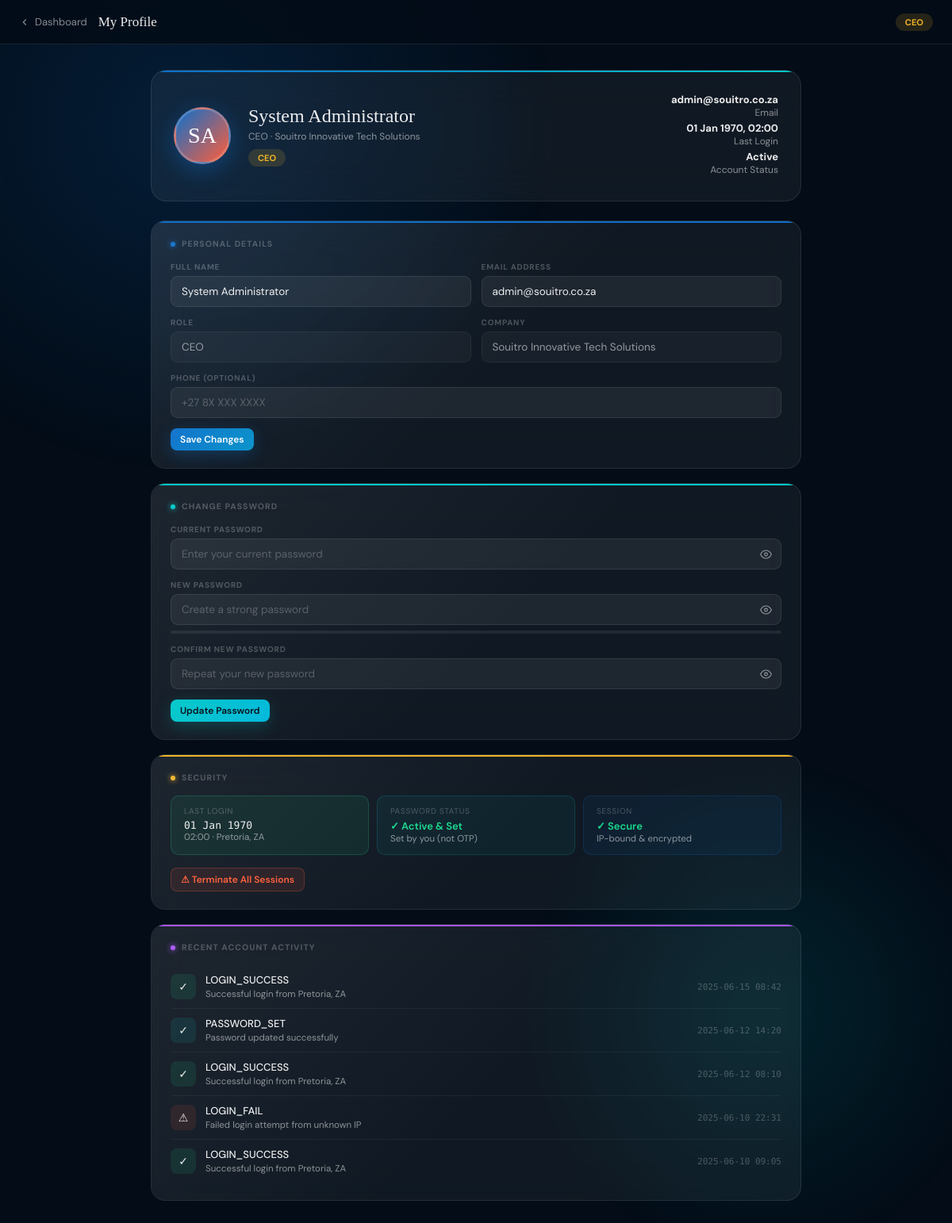
The app's page /profile.php (signed in) with its own data.
### tables this page shows
CREATE TABLE users (
    id               INT UNSIGNED     NOT NULL AUTO_INCREMENT,
    company_id       INT UNSIGNED     NOT NULL,
    name             VARCHAR(120)     NOT NULL,
    email            VARCHAR(180)     NOT NULL,
    password_hash    VARCHAR(255)     NOT NULL,     
    role             ENUM('CEO','Manager','Employee') NOT NULL DEFAULT 'Employee',
    avatar_url       VARCHAR(500)     DEFAULT NULL,
    is_active        TINYINT(1)       NOT NULL DEFAULT 1,
    last_login       TIMESTAMP        DEFAULT NULL,
    created_at       TIMESTAMP        NOT NULL DEFAULT CURRENT_TIMESTAMP,
    updated_at       TIMESTAMP        NOT NULL DEFAULT CURRENT_TIMESTAMP
                                      ON UPDATE CURRENT_TIMESTAMP,
    PRIMARY KEY (id),
    UNIQUE KEY uq_email_company (email, company_id),
    KEY fk_users_company (company_id),
    CONSTRAINT fk_users_company
        FOREIGN KEY (company_id) REFERENCES companies (id)
        ON DELETE CASCADE ON UPDATE CASCADE
);

CREATE TABLE companies (
    id               INT UNSIGNED     NOT NULL AUTO_INCREMENT,
    company_name     VARCHAR(120)     NOT NULL,
    logo_url         VARCHAR(500)     DEFAULT NULL,
    primary_color    VARCHAR(7)       NOT NULL DEFAULT '#0e6fcb',    
    secondary_color  VARCHAR(7)       NOT NULL DEFAULT '#00c8c8',
    accent_color     VARCHAR(7)       NOT NULL DEFAULT '#ff5e3a',
    domain           VARCHAR(120)     DEFAULT NULL,   
    is_active        TINYINT(1)       NOT NULL DEFAULT 1,
    created_at       TIMESTAMP        NOT NULL DEFAULT CURRENT_TIMESTAMP,
    updated_at       TIMESTAMP        NOT NULL DEFAULT CURRENT_TIMESTAMP
                                      ON UPDATE CURRENT_TIMESTAMP,
    PRIMARY KEY (id),
    UNIQUE KEY uq_company_name (company_name)
);

### profile.php (the view, shortened to what this page needs)
<?php
$current_user_id    = (int)$_SESSION['user_id'];
$current_company_id = (int)$_SESSION['company_id'];
$current_user_role  = $_SESSION['user_role'] ?? 'Employee';
$host    = '127.0.0.1';
$db      = 'souitro_db';
$dbuser  = 'root';
$dbpass  = '';
$charset = 'utf8mb4';
try {
    $pdo = new PDO(
        "mysql:host=$host;dbname=$db;charset=$charset",
        $dbuser, $dbpass,
        [
            PDO::ATTR_ERRMODE            => PDO::ERRMODE_EXCEPTION,
            PDO::ATTR_DEFAULT_FETCH_MODE => PDO::FETCH_ASSOC,
            PDO::ATTR_EMULATE_PREPARES   => false,
        ]
    );
    $pdo->exec("SET time_zone = '+02:00'");
} catch (\PDOException $e) {
    if (
        $_SERVER['REQUEST_METHOD'] === 'POST' &&
        isset($_SERVER['HTTP_X_REQUESTED_WITH']) &&
        strtolower($_SERVER['HTTP_X_REQUESTED_WITH']) === 'xmlhttprequest'
    ) {
        header('Content-Type: application/json');
        echo json_encode(['ok' => false, 'message' => 'Database unavailable.']);
        exit;
    }
    die('Database unavailable. Please contact support.');
}
try {
    $stmt = $pdo->prepare("
        SELECT
            u.id, u.name, u.email, u.role, u.avatar_url, u.last_login, u.password_is_set,
            c.company_name, c.primary_color, c.secondary_color, c.accent_color
        FROM users u
        JOIN companies c ON c.id = u.company_id
        WHERE u.id = ? AND u.company_id = ? AND u.is_active = 1
        LIMIT 1
    ");
    $stmt->execute([$current_user_id, $current_company_id]);
    $row = $stmt->fetch();
    $user = [
        'id'             => $row['id'],
        'name'           => $row['name'],
        'email'          => $row['email'],
        'role'           => $row['role'],
        'avatar_url'     => $row['avatar_url'],
        'last_login'     => $row['last_login'],
        'password_is_set'=> (int)$row['password_is_set'],
        'company_name'   => $row['company_name'],
        'brand'          => [
            'primary'   => $row['primary_color'],
            'secondary' => $row['secondary_color'],
            'accent'    => $row['accent_color'],
        ],
    ];
    $nameParts = array_filter(explode(' ', $user['name']));
    $initials  = strtoupper(substr(implode('', array_map(fn($w) => $w[0], $nameParts)), 0, 2));
} catch (\PDOException $e) {
    $user = [
        'id' => $current_user_id, 'name' => 'User', 'email' => '',
        'role' => $current_user_role, 'avatar_url' => null, 'last_login' => null,
        'password_is_set' => 1, 'company_name' => '',
        'brand' => ['primary' => '#0e6fcb', 'secondary' => '#00c8c8', 'accent' => '#ff5e3a'],
    ];
    $initials  = 'U';
    $audit_log = [];
}
?>
<!DOCTYPE html>
<html lang="en">
<head>
</head>
<body>
<div class="topbar">
  <a href="dashboard.php" style="color:var(--text2);font-size:13px;text-decoration:none;display:flex;align-items:center;gap:6px">
    <svg width="14" height="14" viewBox="0 0 24 24" fill="none" stroke="currentColor" stroke-width="2"><polyline points="15 18 9 12 15 6"/></svg>
    Dashboard
  </a>
  <div class="topbar-title">My Profile</div>
  <span class="role-badge rb-<?= htmlspecialchars($user['role']) ?>"><?= htmlspecialchars($user['role']) ?></span>
</div>
<div class="wrap">
  <div class="profile-hero">
    <div class="p-avatar"><?= htmlspecialchars($initials) ?></div>
    <div class="p-info">
      <div class="p-name"><?= htmlspecialchars($user['name']) ?></div>
      <div class="p-role"><?= htmlspecialchars($user['role']) ?> · <?= htmlspecialchars($user['company_name']) ?></div>
      <div style="margin-top:8px"><span class="role-badge rb-<?= htmlspecialchars($user['role']) ?>"><?= htmlspecialchars($user['role']) ?></span></div>
    </div>
    <div class="p-meta">
      <div class="meta-item"><strong><?= htmlspecialchars($user['email']) ?></strong>Email</div>
      <div class="meta-item"><strong><?= date('d M Y, H:i', strtotime($user['last_login'])) ?></strong>Last Login</div>
      <div class="meta-item"><strong>Active</strong>Account Status</div>
    </div>
  </div>
  <div class="gc" data-c style="--cc:var(--p)">
    <div class="gc-t"><span class="dot"></span>Personal Details</div>
    <div class="fg2">
      <div class="fw"><label class="f-lbl">Full Name</label><input class="li" id="p-name" value="<?= htmlspecialchars($user['name']) ?>"/></div>
      <div class="fw"><label class="f-lbl">Email Address</label><input class="li" id="p-email" type="email" value="<?= htmlspecialchars($user['email']) ?>"/></div>
    </div>
    <div class="fg2">
      <div class="fw"><label class="f-lbl">Role</label><input class="li" value="<?= htmlspecialchars($user['role']) ?>" readonly/></div>
      <div class="fw"><label class="f-lbl">Company</label><input class="li" value="<?= htmlspecialchars($user['company_name']) ?>" readonly/></div>
    </div>
    <div class="fw"><label class="f-lbl">Phone (optional)</label><input class="li" id="p-phone" placeholder="+27 8X XXX XXXX"/></div>
    <button class="btn btn-p btn-sm" onclick="saveDetails()">Save Changes</button>
  </div>
  <div class="gc" data-c style="--cc:var(--s)">
    <div class="gc-t"><span class="dot"></span>Change Password</div>
    <div class="fw">
      <label class="f-lbl">Current Password</label>
      <div class="pw-wrap">
        <input class="li" type="password" id="pw-current" placeholder="Enter your current password"/>
        <button class="pw-eye" type="button" onclick="toggleEye('pw-current',this)">
          <svg width="15" height="15" viewBox="0 0 24 24" fill="none" stroke="currentColor" stroke-width="1.8"><path d="M1 12s4-8 11-8 11 8 11 8-4 8-11 8-11-8-11-8z"/><circle cx="12" cy="12" r="3"/></svg>
        </button>
      </div>
    </div>
    <div class="fw">
      <label class="f-lbl">New Password</label>
      <div class="pw-wrap">
        <input class="li" type="password" id="pw-new" placeholder="Create a strong password" oninput="checkStrength(this.value)"/>
        <button class="pw-eye" type="button" onclick="toggleEye('pw-new',this)">
          <svg width="15" height="15" viewBox="0 0 24 24" fill="none" stroke="currentColor" stroke-width="1.8"><path d="M1 12s4-8 11-8 11 8 11 8-4 8-11 8-11-8-11-8z"/><circle cx="12" cy="12" r="3"/></svg>
        </button>
      </div>
      <div class="strength-bar"><div class="strength-fill" id="sf"></div></div>
    </div>
    <div class="fw">
      <label class="f-lbl">Confirm New Password</label>
      <div class="pw-wrap">
        <input class="li" type="password" id="pw-confirm" placeholder="Repeat your new password" oninput="checkMatch()"/>
        <button class="pw-eye" type="button" onclick="toggleEye('pw-confirm',this)">
          <svg width="15" height="15" viewBox="0 0 24 24" fill="none" stroke="currentColor" stroke-width="1.8"><path d="M1 12s4-8 11-8 11 8 11 8-4 8-11 8-11-8-11-8z"/><circle cx="12" cy="12" r="3"/></svg>
        </button>
      </div>
    </div>
    <button class="btn btn-t btn-sm" id="pw-save-btn" onclick="changePassword()" disabled>
      Update Password
    </button>
  </div>
  <div class="gc" data-c style="--cc:var(--yellow)">
    <div class="gc-t"><span class="dot"></span>Security</div>
    <div style="display:flex;flex-wrap:wrap;gap:10px;margin-bottom:16px">
      <div style="background:rgba(26,220,142,.08);border:1px solid rgba(26,220,142,.2);border-radius:10px;padding:12px 16px;flex:1;min-width:180px">
        <div style="font-size:10px;color:var(--text3);text-transform:uppercase;letter-spacing:.07em;margin-bottom:4px">Last Login</div>
        <div style="font-family:'DM Mono',monospace;font-size:13px"><?= date('d M Y', strtotime($user['last_login'])) ?></div>
        <div style="font-size:11.5px;color:var(--text2)"><?= date('H:i', strtotime($user['last_login'])) ?> · Pretoria, ZA</div>
      </div>
      <div style="background:rgba(0,200,200,.06);border:1px solid rgba(0,200,200,.18);border-radius:10px;padding:12px 16px;flex:1;min-width:180px">
        <div style="font-size:10px;color:var(--text3);text-transform:uppercase;letter-spacing:.07em;margin-bottom:4px">Password Status</div>
        <div style="font-size:13px;color:var(--green);font-weight:600">✓ Active &amp; Set</div>
        <div style="font-size:11.5px;color:var(--text2)">Set by you (not OTP)</div>
      </div>
      <div style="background:rgba(14,111,203,.08);border:1px solid rgba(14,111,203,.2);border-radius:10px;padding:12px 16px;flex:1;min-width:180px">
        <div style="font-size:10px;color:var(--text3);text-transform:uppercase;letter-spacing:.07em;margin-bottom:4px">Session</div>
        <div style="font-size:13px;color:var(--green);font-weight:600">✓ Secure</div>
        <div style="font-size:11.5px;color:var(--text2)">IP-bound &amp; encrypted</div>
      </div>
    </div>
    <button class="btn btn-danger btn-sm" onclick="if(confirm('Log out of all sessions?')) toast('All sessions terminated.')">
      ⚠ Terminate All Sessions
    </button>
  </div>
  <div class="gc" data-c style="--cc:var(--purple,#a855f7)">
    <div class="gc-t"><span class="dot" style="background:#a855f7;box-shadow:0 0 7px #a855f7"></span>Recent Account Activity</div>
    <?php
    $audit = [
      ['✓','LOGIN_SUCCESS','Successful login from Pretoria, ZA','2025-06-15 08:42','rgba(26,220,142,.1)'],
      ['✓','PASSWORD_SET','Password updated successfully','2025-06-12 14:20','rgba(0,200,200,.1)'],
      ['✓','LOGIN_SUCCESS','Successful login from Pretoria, ZA','2025-06-12 08:10','rgba(26,220,142,.1)'],
      ['⚠','LOGIN_FAIL','Failed login attempt from unknown IP','2025-06-10 22:31','rgba(255,94,58,.1)'],
      ['✓','LOGIN_SUCCESS','Successful login from Pretoria, ZA','2025-06-10 09:05','rgba(26,220,142,.1)'],
    ];
    foreach($audit as $a): ?>
    <div class="audit-item">
      <div class="audit-icon" style="background:<?= $a[4] ?>"><?= $a[0] ?></div>
      <div class="audit-body">
        <div class="at"><?= htmlspecialchars($a[1]) ?></div>
        <div class="am"><?= htmlspecialchars($a[2]) ?></div>
      </div>
      <div class="audit-time"><?= htmlspecialchars($a[3]) ?></div>
    </div>
    <?php endforeach; ?>
  </div>
</div>
</body>
</html>

### records on screen
users: role "CEO", name "SA", name "System Administrator", company.company_name "Souitro Innovative Tech Solutions", email "admin@souitro.co.za", last_login "01 Jan 1970, 02:00", last_login "01 Jan 1970", last_login "02:00"

### other values on screen
$a[0] "✓"
$a[1] "LOGIN_SUCCESS"
$a[2] "Successful login from Pretoria, ZA"
$a[3] "2025-06-15 08:42"
$a[1] "PASSWORD_SET"
$a[2] "Password updated successfully"
$a[3] "2025-06-12 14:20"
$a[3] "2025-06-12 08:10"
$a[0] "⚠"
$a[1] "LOGIN_FAIL"
$a[2] "Failed login attempt from unknown IP"
$a[3] "2025-06-10 22:31"
$a[3] "2025-06-10 09:05"
